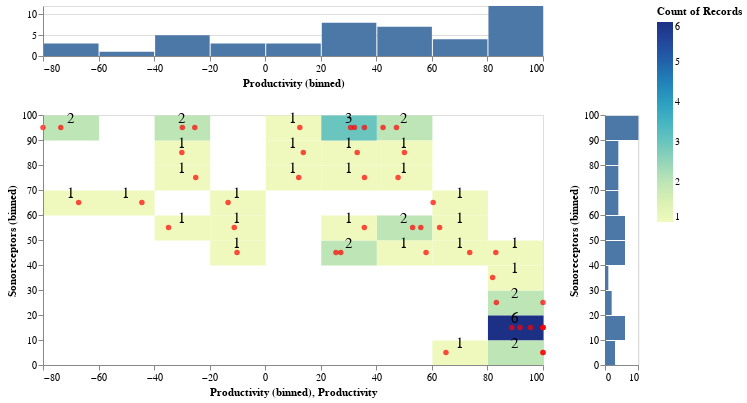

The notebook cell this image was saved under:
### Code cell
trait_heatmap("Sonoreceptors")

### Figure 1 — Vega-Lite specification as saved in the notebook (floating-point values rounded to 4 significant figures)
{"config": {"view": {"continuousWidth": 400, "continuousHeight": 300}}, "vconcat": [{"mark": "bar", "encoding": {"x": {"type": "quantitative", "bin": true, "field": "Productivity"}, "y": {"type": "quantitative", "aggregate": "count", "title": null}}, "height": 50.0, "width": 500}, {"hconcat": [{"layer": [{"mark": "rect", "encoding": {"color": {"type": "quantitative", "aggregate": "count", "field": "*"}, "x": {"type": "quantitative", "bin": true, "field": "Productivity"}, "y": {"type": "quantitative", "bin": true, "field": "Sonoreceptors"}}, "height": 250, "width": 500}, {"mark": {"type": "text", "dy": -10}, "encoding": {"size": {"value": 15}, "text": {"type": "quantitative", "aggregate": "count", "field": "*"}, "x": {"type": "quantitative", "bin": true, "field": "Productivity"}, "y": {"type": "quantitative", "bin": true, "field": "Sonoreceptors"}}}, {"mark": {"type": "circle", "color": "red"}, "encoding": {"tooltip": [{"type": "quantitative", "field": "Productivity"}, {"type": "nominal", "field": "id"}], "x": {"type": "quantitative", "field": "Productivity"}, "y": {"type": "quantitative", "bin": true, "field": "Sonoreceptors"}}, "height": 250, "width": 500}]}, {"mark": "bar", "encoding": {"x": {"type": "quantitative", "aggregate": "count", "title": null}, "y": {"type": "quantitative", "bin": true, "field": "Sonoreceptors"}}, "height": 250, "width": 33.33}]}], "data": {"name": "data-4b5ea7fb471227371159abe6a9861d22"}, "$schema": "https://vega.github.io/schema/vega-lite/v4.8.1.json", "datasets": {"data-4b5ea7fb471227371159abe6a9861d22": [{"Sonoreceptors": 84.0, "Productivity": -30.01, "id": 0}, {"Sonoreceptors": 76.0, "Productivity": 35.74, "id": 2}, {"Sonoreceptors": 99.0, "Productivity": 12.46, "id": 6}, {"Sonoreceptors": 98.0, "Productivity": 47.25, "id": 7}, {"Sonoreceptors": 20.0, "Productivity": 100.0, "id": 9}, {"Sonoreceptors": 99.0, "Productivity": -80.0, "id": 14}, {"Sonoreceptors": 45.0, "Productivity": 25.46, "id": 15}, {"Sonoreceptors": 42.0, "Productivity": 83.01, "id": 16}, {"Sonoreceptors": 51.0, "Productivity": 53.06, "id": 17}, {"Sonoreceptors": 91.0, "Productivity": -73.59, "id": 19}, {"Sonoreceptors": 15.0, "Productivity": 88.8, "id": 22}, {"Sonoreceptors": 38.0, "Productivity": 81.86, "id": 23}, {"Sonoreceptors": 15.0, "Productivity": 100.0, "id": 26}, {"Sonoreceptors": 69.0, "Productivity": -67.16, "id": 31}, {"Sonoreceptors": 53.0, "Productivity": -34.8, "id": 32}, {"Sonoreceptors": 45.0, "Productivity": 27.2, "id": 35}, {"Sonoreceptors": 93.0, "Productivity": -25.35, "id": 37}, {"Sonoreceptors": 71.0, "Productivity": -25.02, "id": 39}, {"Sonoreceptors": 84.0, "Productivity": 33.11, "id": 40}, {"Sonoreceptors": 94.0, "Productivity": 30.72, "id": 41}, {"Sonoreceptors": 94.0, "Productivity": 42.43, "id": 42}, {"Sonoreceptors": 70.0, "Productivity": 47.82, "id": 43}, {"Sonoreceptors": 0.0, "Productivity": 100.0, "id": 46}, {"Sonoreceptors": 23.0, "Productivity": 83.21, "id": 48}, {"Sonoreceptors": 62.0, "Productivity": -13.37, "id": 49}, {"Sonoreceptors": 87.0, "Productivity": 50.11, "id": 50}, {"Sonoreceptors": 16.0, "Productivity": 95.48, "id": 51}, {"Sonoreceptors": 15.0, "Productivity": 100.0, "id": 55}, {"Sonoreceptors": 77.0, "Productivity": 12.06, "id": 57}, {"Sonoreceptors": 49.0, "Productivity": -10.15, "id": 58}, {"Sonoreceptors": 90.0, "Productivity": 35.69, "id": 60}, {"Sonoreceptors": 65.0, "Productivity": -44.4, "id": 62}, {"Sonoreceptors": 94.0, "Productivity": -29.83, "id": 63}, {"Sonoreceptors": 0.0, "Productivity": 100.0, "id": 66}, {"Sonoreceptors": 58.0, "Productivity": 35.69, "id": 69}, {"Sonoreceptors": 84.0, "Productivity": 13.71, "id": 70}, {"Sonoreceptors": 96.0, "Productivity": 32.13, "id": 73}, {"Sonoreceptors": 58.0, "Productivity": -11.15, "id": 75}, {"Sonoreceptors": 62.0, "Productivity": 60.45, "id": 82}, {"Sonoreceptors": 56.0, "Productivity": 62.78, "id": 83}, {"Sonoreceptors": 4.0, "Productivity": 65.06, "id": 87}, {"Sonoreceptors": 15.0, "Productivity": 91.73, "id": 88}, {"Sonoreceptors": 49.0, "Productivity": 57.91, "id": 90}, {"Sonoreceptors": 54.0, "Productivity": 56.01, "id": 94}, {"Sonoreceptors": 10.0, "Productivity": 100.0, "id": 96}, {"Sonoreceptors": 43.0, "Productivity": 73.62, "id": 99}]}}
